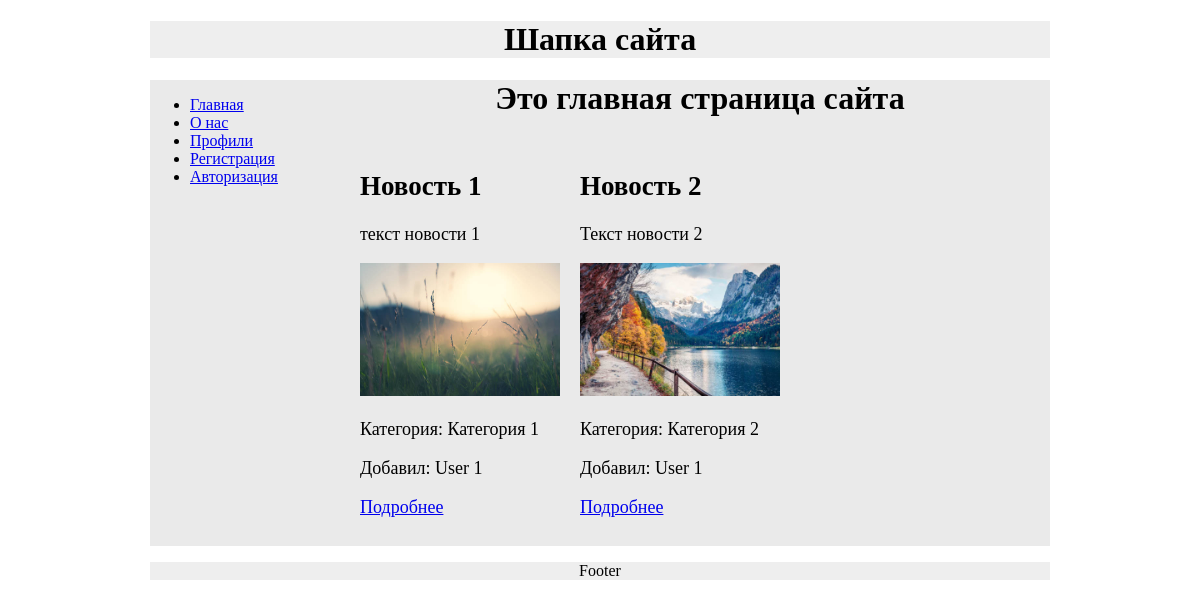
Before: / with the older database file.
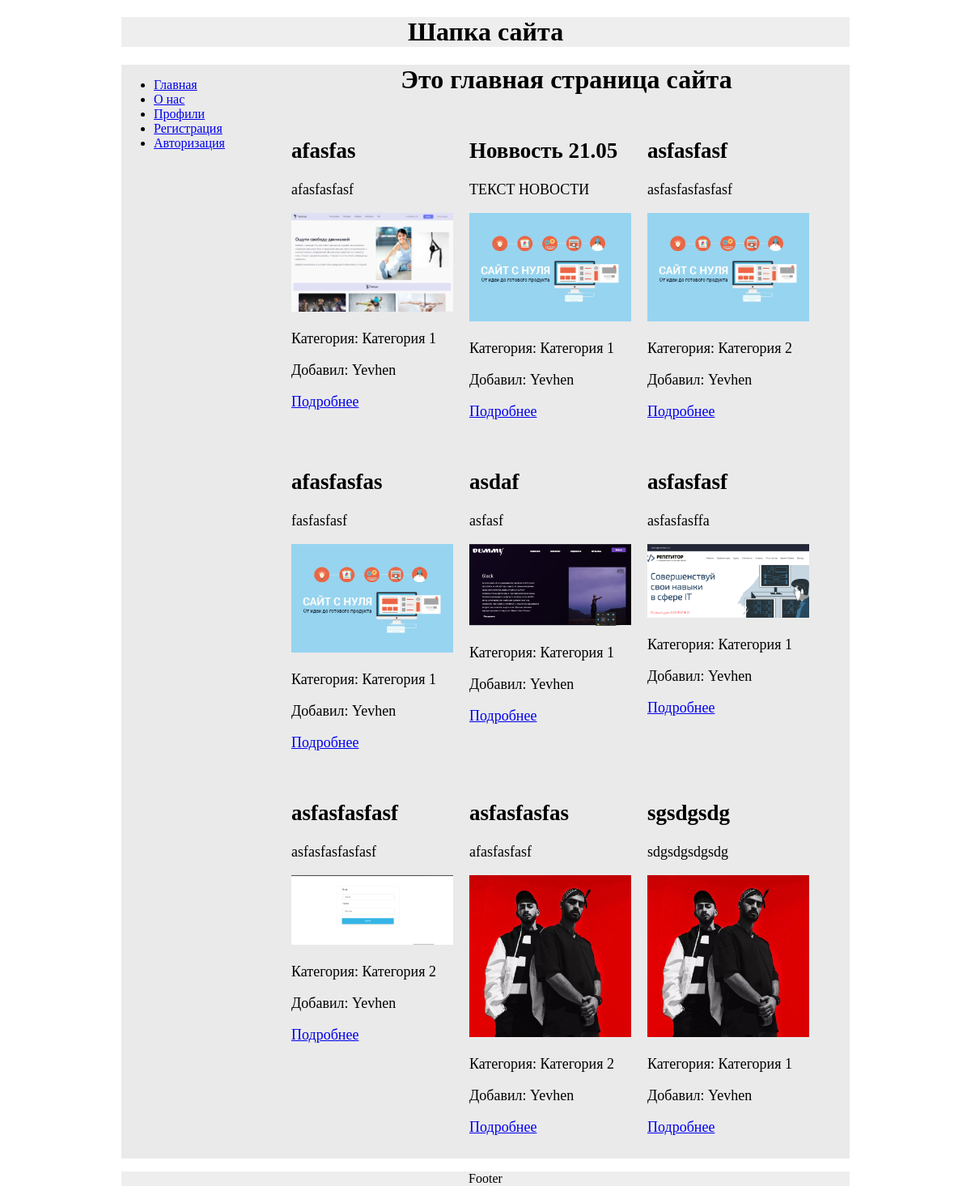
After: the same page with the newer database file.
### mySite/models.py (models this page shows, shortened)
class News(models.Model):
    title = models.CharField(max_length=100, verbose_name='Заголовок статьи', default='Заголовок')
    text = models.TextField(verbose_name='Текст статьи', default='Текст статьи')
    category = models.ForeignKey(Categories, on_delete=models.CASCADE, default=2)
    user = models.ForeignKey(Users, on_delete=models.CASCADE, default=3)
    image = models.ImageField(upload_to="images/news", verbose_name='Картинка', default='1.jpg')

class Categories(models.Model):
    name = models.CharField(max_length=100, verbose_name='Название категории')
    def __str__(self):
        return self.name

class Users(models.Model):
    name = models.CharField(max_length=70, verbose_name="Имя: ")
    age = models.IntegerField(verbose_name="Возраст: ")
    email = models.EmailField(verbose_name="Email: ")
    poll = [
        ('m', 'мужской'),
        ('w', 'женский')
    ]
    poll = models.CharField(choices=poll, max_length=1, verbose_name="Ваш пол: ")
    password = models.CharField(max_length=70, verbose_name='Password: ', default='12345')
    def __str__(self):
        return self.name

### mySite/views.py (the view)
# urls.py: path('', views.index, name='index'),
def index(request):
    context={}
    context['news'] = News.objects.all()
    return render(request, 'index.html', context=context)

### templates/index.html (shortened to what this page needs)
{% extends 'main.html' %}
{% block content %}
<h1 align="center">Это главная страница сайта</h1>
<div class="row">
{% for new in news %}
<div class="item">
    <h2>{{new.title}}</h2>
    <p>{{new.text}}</p>
    <p><img src="{{new.image}}"/></p>
    <p>Категория: {{new.category}}</p>
    <p>Добавил: {{new.user}}</p>
    <p><a href="viewarticle/{{new.id}}">Подробнее</a> </p>
</div>
{% endfor %}
</div>
{% endblock %}

### templates/main.html (shortened to what this page needs)
<!DOCTYPE html>
<html lang="en">
<head>
    {% load static %}
    <link rel="stylesheet" href="{% static 'style.css' %}">
</head>
<body>
    <header>
        <h1 align="center">Шапка сайта</h1>
    </header>
    <div class="main">
        <nav class="main_menu">
            <ul>
                <li><a href="/">Главная</a></li>
                <li><a href="/about/">О нас</a></li>
                <li><a href="/profile/">Профили</a></li>
                <li><a href="/reg/">Регистрация</a></li>
                 <li><a href="/auth/">Авторизация</a></li>
            </ul>
        </nav>
        <div class="content">
            {% block content %}
            {% endblock %}
        </div>
    </div>
    <footer>
        <p align="center">Footer</p>
    </footer>
</body>
</html>

### mySite/static/style.css (style rules this page uses)
body { padding: 0; margin: 0; }
header, footer { width: 900px; margin: 10px auto; background-color: #eee; }
.main { width: 900px; margin: 0 auto; background-color: #eaeaea; }
.main_menu { float: left; width: 200px; }
.content { width: 700px; margin-left: 200px; }
.row { display: flex; width: 100%; flex-wrap: wrap; }
.item { margin: 10px; font-size: 18px; }
.row img { width: 200px; }

Changed rows visible on the page:
removed News: title "Новость 1", text "текст новости 1", image (picture), category "Категория 1", user "User 1"
removed News: title "Новость 2", text "Текст новости 2", image (picture), category "Категория 2", user "User 1"
added News: title "afasfas", text "afasfasfasf", image (picture), category "Категория 1", user "Yevhen"
added News: title "Новвость 21.05", text "ТЕКСТ НОВОСТИ", image (picture), category "Категория 1", user "Yevhen"
added News: title "asfasfasf", text "asfasfasfasfasf", image (picture), category "Категория 2", user "Yevhen"
added News: title "afasfasfas", text "fasfasfasf", image (picture), category "Категория 1", user "Yevhen"
added News: title "asdaf", text "asfasf", image (picture), category "Категория 1", user "Yevhen"
added News: title "asfasfasf", text "asfasfasffa", image (picture), category "Категория 1", user "Yevhen"
added News: title "asfasfasfasf", text "asfasfasfasfasf", image (picture), category "Категория 2", user "Yevhen"
added News: title "asfasfasfas", text "afasfasfasf", image (picture), category "Категория 2", user "Yevhen"
added News: title "sgsdgsdg", text "sdgsdgsdgsdg", image (picture), category "Категория 1", user "Yevhen"
